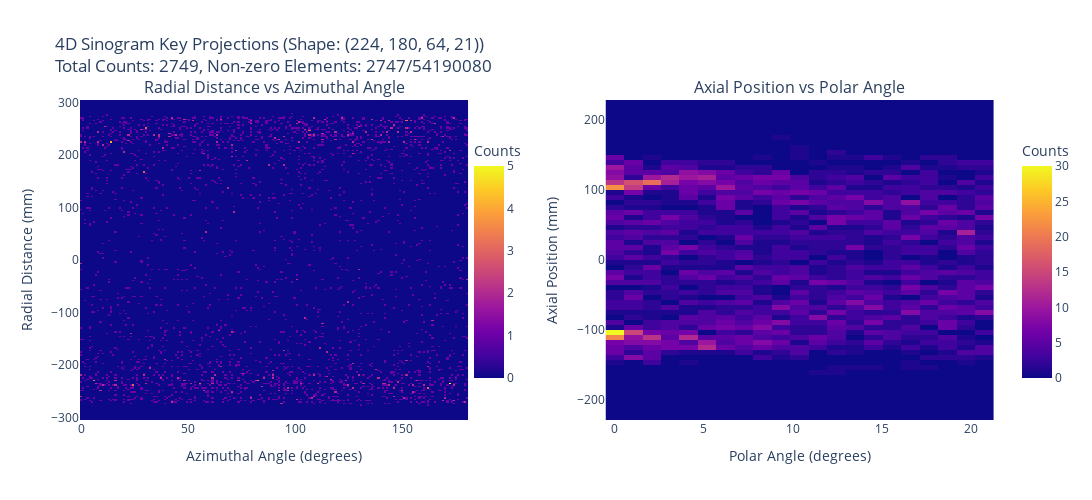

Here is the notebook cell this chart was saved with:
### Code cell


### Figure 1 — Plotly figure (JSON) as saved in the notebook; plotly's stock layout.template omitted (floating-point values rounded to 4 significant figures; data arrays with more than 128 entries replaced by an {"elided": "..."} marker saying what was removed)
{"data": [{"colorbar": {"len": 0.8, "title": {"text": "Counts"}, "x": 0.42}, "hovertemplate": "<b>Azimuthal Angle: %{x:.1f}°</b><br><b>Radial Distance: %{y:.1f} mm</b><br><b>Count: %{z:.3f}</b><extra></extra>", "showscale": true, "type": "heatmap", "x": {"elided": "180 float values"}, "xaxis": "x", "y": {"elided": "224 float values"}, "yaxis": "y", "z": {"elided": "224x180 float values"}}, {"colorbar": {"len": 0.8, "title": {"text": "Counts"}, "x": 1.02}, "hovertemplate": "<b>Polar Angle: %{x:.1f}°</b><br><b>Axial Position: %{y:.1f} mm</b><br><b>Count: %{z:.3f}</b><extra></extra>", "showscale": true, "type": "heatmap", "x": [0.0, 1.04, 2.08, 3.12, 4.16, 5.199, 6.239, 7.279, 8.319, 9.359, 10.4, 11.44, 12.48, 13.52, 14.56, 15.6, 16.64, 17.68, 18.72, 19.76, 20.8], "xaxis": "x2", "y": [-224.9, -217.7, -210.6, -203.5, -196.3, -189.2, -182.0, -174.9, -167.8, -160.6, -153.5, -146.3, -139.2, -132.1, -124.9, -117.8, -110.7, -103.5, -96.38, -89.24, -82.1, -74.96, -67.82, -60.68, -53.54, -46.4, -39.26, -32.12, -24.99, -17.85, -10.71, -3.569, 3.569, 10.71, 17.85, 24.99, 32.12, 39.26, 46.4, 53.54, 60.68, 67.82, 74.96, 82.1, 89.24, 96.38, 103.5, 110.7, 117.8, 124.9, 132.1, 139.2, 146.3, 153.5, 160.6, 167.8, 174.9, 182.0, 189.2, 196.3, 203.5, 210.6, 217.7, 224.9], "yaxis": "y2", "z": {"elided": "64x21 float values"}}], "layout": {"annotations": [{"font": {"size": 16}, "showarrow": false, "text": "Radial Distance vs Azimuthal Angle", "x": 0.2125, "xanchor": "center", "xref": "paper", "y": 1, "yanchor": "bottom", "yref": "paper"}, {"font": {"size": 16}, "showarrow": false, "text": "Axial Position vs Polar Angle", "x": 0.7875, "xanchor": "center", "xref": "paper", "y": 1, "yanchor": "bottom", "yref": "paper"}], "font": {"size": 12}, "height": 500, "title": {"text": "4D Sinogram Key Projections (Shape: (224, 180, 64, 21))<br>Total Counts: 2749, Non-zero Elements: 2747/54190080"}, "width": 1200, "xaxis": {"anchor": "y", "domain": [0, 0.425], "title": {"text": "Azimuthal Angle (degrees)"}}, "xaxis2": {"anchor": "y2", "domain": [0.575, 1], "title": {"text": "Polar Angle (degrees)"}}, "yaxis": {"anchor": "x", "domain": [0, 1], "title": {"text": "Radial Distance (mm)"}}, "yaxis2": {"anchor": "x2", "domain": [0, 1], "title": {"text": "Axial Position (mm)"}}}}
